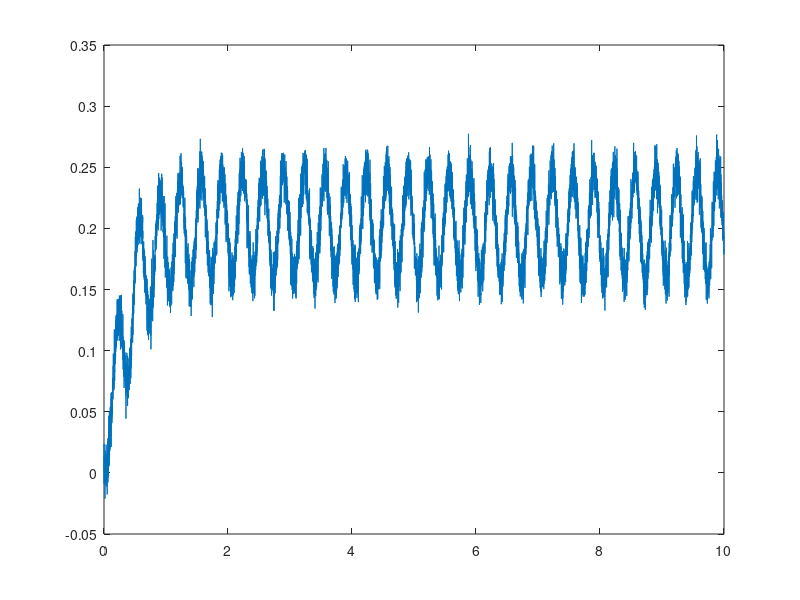

Write MATLAB code to recreate this figure. (Note: this script raises an error after producing the figure.)
phys_data = load("phys_data.mat");
sim_data = load("sim_data.mat");
%%
%plot 
plot(sim_data.time,sim_data.theta1);
hold on 
plot(theta1.time,theta1.signals.values);

hold off 
figure; 
plot(sim_data.time, sim_data.theta2)
plot(theta1.time,theta1.signals.values);
